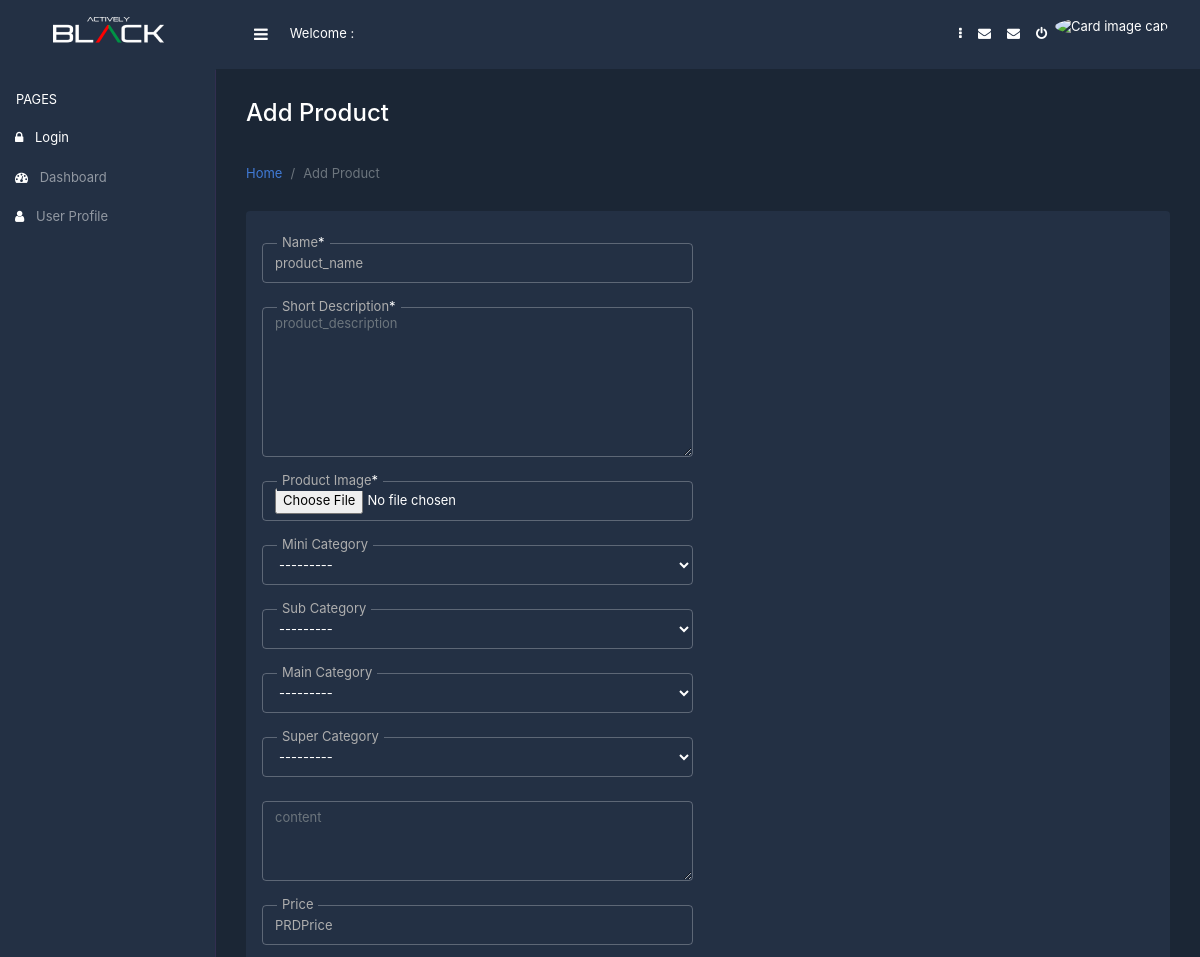
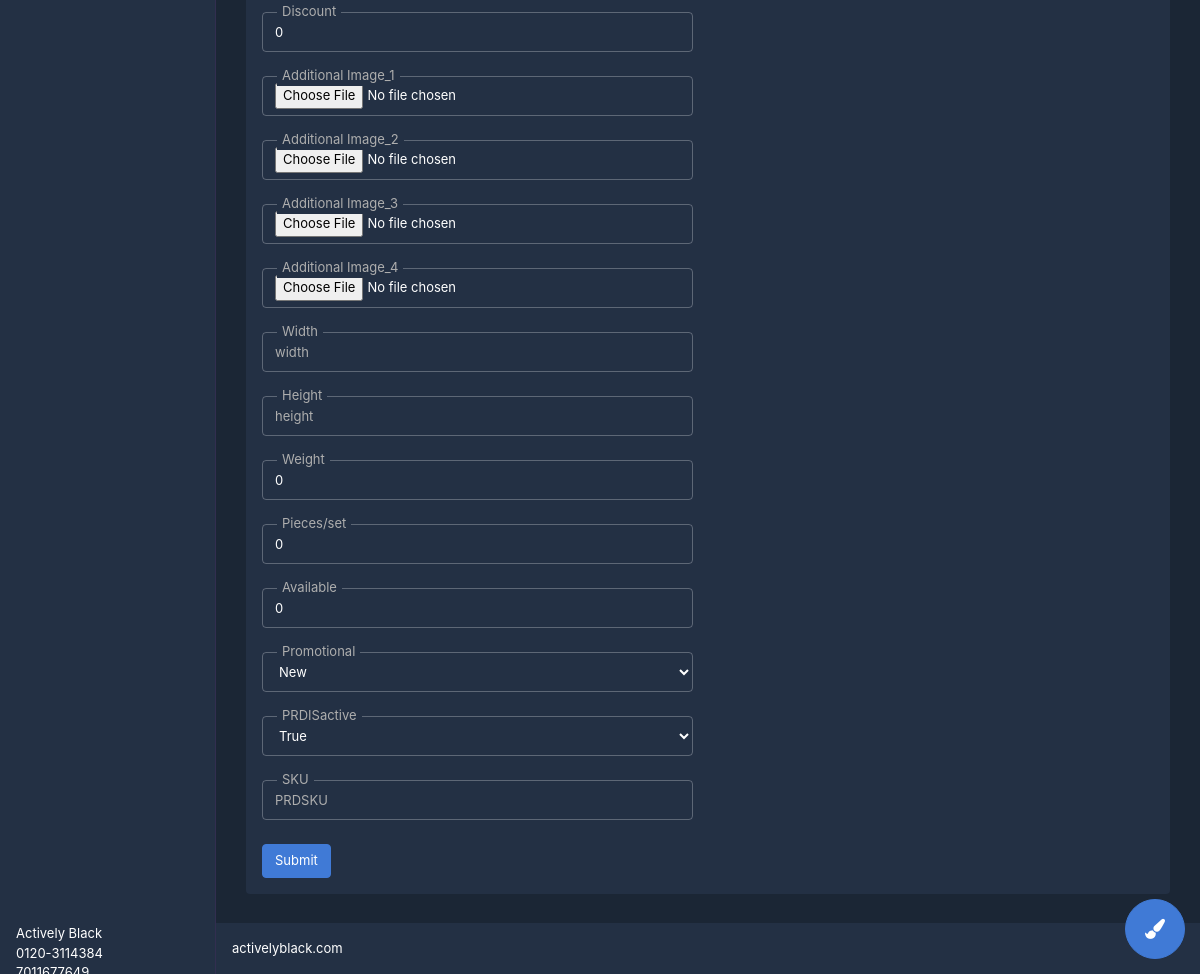
/add-product, run on the app's committed database (2 pictures, top to bottom).
### sites/models.py (models this page shows)
class Sites(models.Model):
    site_name=models.CharField(max_length=100,blank=True,null=True)
    site_title=models.CharField(max_length=100,blank=True,null=True)
    site_discription=models.CharField(max_length=500,blank=True,null=True)
    site_address=models.CharField(max_length=200,blank=True,null=True)
    site_url=models.URLField(blank=True,null=True)
    site_logo=models.ImageField(blank=True,null=True,upload_to='sites/images')
    site_favicon=models.ImageField(blank=True,null=True,upload_to='sites/images')
    site_form_image=models.ImageField(blank=True,null=True,upload_to='sites/images')
    site_contect_no1=models.CharField(max_length=20,blank=True,null=True)
    site_contect_no2=models.CharField(max_length=20,blank=True,null=True)
    site_work_time=models.CharField(max_length=100,blank=True,null=True)
    site_email=models.EmailField(blank=True,null=True)
    site_facebook=models.URLField(blank=True,null=True)
    site_instagram=models.URLField(blank=True,null=True)
    site_twitter=models.URLField(blank=True,null=True)
    site_youtube=models.URLField(blank=True,null=True)

### ecommerce/views.py (the view, shortened to what this page needs)
# urls.py: path('add-product',add_product,name='add-product'),
def add_product(request):
    form=Product_forms()
    return render(request,'ecommerce/add-product.html',{'form':form})

### ecommerce/models.py (called while the page is built)
    def __str__(self):
        return self.name

    def __str__(self):
        return self.name

    def __str__(self):
        return self.name

    def __str__(self):
        return self.name

### management/models.py (called while the page is built)
    def __str__(self) -> str:
        return self.user.username

### sites/context_processors.py (called while the page is built)
def get_sites(request):
    sites=Sites.objects.all()
    return {'site':sites,}

### ecommerce/templates/ecommerce/add-product.html (shortened to what this page needs)
{% extends 'management/base.html' %}
{% load static %}
{% block content %}
{% load crispy_forms_tags %}
    <div class="dashboard dark-theme">
        <aside class="drawer">
            <div class="drawer-header header-common py-3 px-3 text-center">
                <a href="#">
                    {% for name in site %}
                    <img src="{{name.site_logo.url}}" alt="Actively Black" />
                    {% endfor %}                </a>
            </div>
            <div class="drawer-main">
                <div class="drawer-content py-3">
                    <div class="d-block  px-3">
                        <small>PAGES</small>
                    </div>
                    <div class="navbar navbar-dark px-0">
                        <ul class="navbar-nav w-100">
                            {% if user.is_authenticated %}
                            <li class="nav-item active">
                                <a href="{% url 'logout' %}" class="nav-link"><i class="fa fa-lock mr-2" aria-hidden="true"></i>
                                    Logout</a>
                            </li>
                                 {% else %}
                            <li class="nav-item active">
                                <a href="{% url 'login' %}" class="nav-link"><i class="fa fa-lock mr-2" aria-hidden="true"></i>
                                    Login</a>
                            </li>
                            {% endif %}
                            <li class="nav-item">
                                <a href="{% url 'dashboard' %}" class="nav-link"><i class="fa fa-dashboard mr-2" aria-hidden="true"></i>
                                    Dashboard</a>
                            </li>
                            <li class="nav-item">
                                <a href="{% url 'profile' %}" class="nav-link"><i class="fa fa-user mr-2" aria-hidden="true"></i> User
                                    Profile</a>
                            </li>
                        </ul>
                    </div>
                </div>
                <div class="drawer-footer mt-auto px-3">
                    <p class="mb-0"><a href="#" class="">Actively Black</a></p>
                    {% for name in site %}
                    <p class="mb-0" class="">{{name.site_contect_no1}}</p>
                    <p class="mb-0" class="">{{name.site_contect_no2}}</p>
                    {% endfor %}
                </div>
            </div>
        </aside>
        <div class="main-content">
            <header class="main-header header-common py-3 px-3" style="background-color:#233044;">
                <nav class="navbar navbar-expand-lg py-0">
                    <div class="collapse navbar-collapse" id="navbarSupportedContent">
                        <button class="mr-3 toggle-button bg-transparent border-0 outline-0 text-white border-0" type="button"> <i class="fa fa-bars" aria-hidden="true"></i></button>
                        <p style="color: white;" class="m-0">Welcome : {{request.user.first_name}}</p>
                        <ul class="navbar-nav ml-auto">
                            <li class="nav-item active">
                                <a class="nav-link" href="#">
                                    <i class="fa fa-ellipsis-v"></i>
                                </a>
                            </li>
                            <li class="nav-item">
                                <a class="nav-link" href="#">
                                    <i class="fa fa-envelope"></i>
                                </a>
                            </li>
                            <li class="nav-item">
                                <a class="nav-link" href="#">
                                    <i class="fa fa-envelope"></i>
                                </a>
                            </li>
                            <li class="nav-item">
                                <a class="nav-link" href="{% url 'logout' %}">
                                    <i class="fa fa-power-off"></i>
                                </a>
                            </li>
                            <li class="nav-item">
                                <img class="card-img-top nav-profile" src="{{request.user.profile.avatar.url}}"
                                alt="Card image cap">
                            </li>
                        </ul>
                    </div>
                </nav>
            </header>
            <section class="centered-content">
                <div class="title mb-4">
                    <h1>Add Product</h1>
                </div>
                <nav aria-label="breadcrumb">
                    <ol class="breadcrumb pl-0 bg-transparent">
                        <li class="breadcrumb-item"><a href="#" class="text-primary">Home</a></li>
                        <li class="breadcrumb-item active" aria-current="page">Add Product</li>
                    </ol>
                </nav>
                <div class="card border-0">
                    <div class="p-3">
                        <form class="mt-3" action="" method="post" enctype="multipart/form-data" novalidate>
                            <div class="row">
                                <div class="col-lg-6">
                                    <div class="form-group mb-4">
                                            {{form.product_name|as_crispy_field}}
                                    </div>
                                    <div class="form-group mb-4">
                                            {{form.product_description|as_crispy_field}}
                                    </div>
                                    <div class="form-group mb-4">
                                            {{form.product_image|as_crispy_field}}
                                    </div>
                                    <div class="form-group mb-4">
                                            {{form.product_minicategor|as_crispy_field}}
                                    </div>
                                    <div class="form-group mb-4">
                                            {{form.product_subcategory|as_crispy_field}}
                                    </div>
                                    <div class="form-group mb-4">
                                            {{form.product_maincategory|as_crispy_field}}
                                    </div>
                                    <div class="form-group mb-4">
                                            {{form.product_supercategory|as_crispy_field}}
                                    </div>
                                    <div class="form-group mb-4">
                                            {{form.content}}
                                    </div>
                                    <div class="form-group mb-4">
                                            {{form.PRDPrice|as_crispy_field}}
                                    </div>
                                    <div class="form-group mb-4">
                                            {{form.PRDDiscountPrice|as_crispy_field}}
                                    </div>
                                    <div class="form-group mb-4">
                                            {{form.additional_image_1|as_crispy_field}}
                                    </div>
                                    <div class="form-group mb-4">
                                            {{form.additional_image_2|as_crispy_field}}
                                    </div>
                                    <div class="form-group mb-4">
                                            {{form.additional_image_3|as_crispy_field}}
                                    </div>
                                    <div class="form-group mb-4">
                                            {{form.additional_image_4|as_crispy_field}}
                                    </div>
                                    <div class="form-group mb-4">
                                            {{form.width|as_crispy_field}}
                                    </div>
                                    <div class="form-group mb-4">
                                            {{form.height|as_crispy_field}}
                                    </div>
                                    <div class="form-group mb-4">
                                        <label class="control-label">Weight</label>
                                            {{form.PRDWeight}}
                                    </div>
                                    <div class="form-group mb-4">
                                            {{form.pieces|as_crispy_field}}
                                    </div>
                                    <div class="form-group mb-4">
                                            {{form.available|as_crispy_field}}
                                    </div>
                                    <div class="form-group mb-4">
                                            {{form.promotional|as_crispy_field}}
                                    </div>
                                    <div class="form-group mb-4">
                                            {{form.PRDISactive|as_crispy_field}}
                                    </div>
                                    <div class="form-group mb-4">
                                            {{form.PRDSKU|as_crispy_field}}
                                    </div>
                                </div>
                                <div class="col-lg-6">
                                    <div class="p-3">
                                </div>
                                </div>
                                <div class="col-lg-6">
                                    <button class="btn btn-primary" type="submit">Submit</button>
                                </div>
                            </div>
                        </form>
                    </div>
                </div>
            </section>
            <footer class="footer py-3 px-3">
                {% for name in site %}
                <p class="mb-0"><a href="{{name.site_url}}">activelyblack.com</a></p>
                {% endfor %}
            </footer>
            <button class="color-picker-btn btn btn-primary">
                <i class="fa fa-paint-brush" aria-hidden="true"></i>
            </button>
        </div>
    </div>
{% endblock %}

### management/static/management/css/custom.css (style rules this page uses)
a, p, .btn, a, li, label, .form-control, input::placeholder { font-size: 0.8125rem; }
a { text-decoration: none !important; }
h1 { font-size: 1.5rem; }
.form-group { position: relative; }
.form-control { height: 50px; }
.color-picker-btn { position: fixed; right: 15px; bottom: 15px; width: 60px; height: 60px; font-size: 20px; border-radius: 50%; }
.control-label { position: absolute; top: -10px; left: 15px; padding: 0 5px; }
.drawer .navbar-nav .nav-link { padding: 10px 15px; }
.dashboard { display: -webkit-box; display: -webkit-flex; display: -ms-flexbox; display: flex; height: 100vh; min-height: auto; }
.drawer { max-width: 18%; flex: 0 0 18%; width: 100%; display: flex; flex-grow: 1; flex-flow: column; min-width: 0; width: 100%; overflow: hidden; }
.main-content { max-width: 82%; flex: 0 0 82%; width: 100%; min-height: calc(100% - 70px); display: flex; flex-grow: 1; flex-flow: column; min-width: 0; width: 100%; overflow: hidden; }
.drawer-main { border-right: 1px solid #f1f1; height: calc(100% - 70px); overflow-y: auto; }
.drawer-content { height: calc(100% - 50px); }
.header-common { height: 70px; }
.centered-content { height: calc(100% - 70px); overflow-y: auto; padding: 30px; }
.btn-primary { background: rgb(64, 122, 214) !important; }
.text-primary { color: rgb(64, 122, 214) !important; }
.nav-profile { width: 40px; height: 40px; border-radius: 50%; }

### management/static/management/css/dark-theme.css (style rules this page uses)
.dark-theme h1, .dark-theme h2, .dark-theme h3, .dark-theme h4, .dark-theme h5, .dark-theme h6, .dark-theme a, .dark-theme p, .dark-theme small, .dark-theme li, .dark-theme span, .dark-theme .fa { color: #fff; }
.dark-theme label, .dark-theme input::placeholder { color: #aeaeae; }
.dark-theme .main-content { background-color: rgb(27, 38, 53); }
.dark-theme .table, .dark-theme .drawer { background-color: #233044; }
.dark-theme .card { background-color: #233044; }
.dark-theme .form-control { background: transparent; color: #fff; border: 1px solid #dee2e64f; }
.dark-theme .footer { background: #233044; }
.dark-theme option { background: #233044; }
.dark-theme .control-label { background-color: #233044; }

### management/static/management/css/light-theme.css (style rules this page uses)
.dark-theme h1, .dark-theme h2, .dark-theme h3, .dark-theme h4, .dark-theme h5, .dark-theme h6, .dark-theme a, .dark-theme p, .dark-theme small, .dark-theme li, .dark-theme span { color: #fff; }
.dark-theme label, .dark-theme input::placeholder { color: #aeaeae; }
.dark-theme .main-content { background-color: rgb(27, 38, 53); }
.dark-theme .table, .dark-theme .drawer { background-color: #233044; }
.dark-theme .card { background-color: #233044; }
.dark-theme .form-control { background: transparent; color: #fff; border: 1px solid #dee2e64f; }
.dark-theme .footer { background: #233044; }
.dark-theme option { background: #233044; }
.dark-theme .control-label { background-color: #233044; }

### data on the page
Sites: site_logo (picture), site_contect_no1 "0120-3114384"
